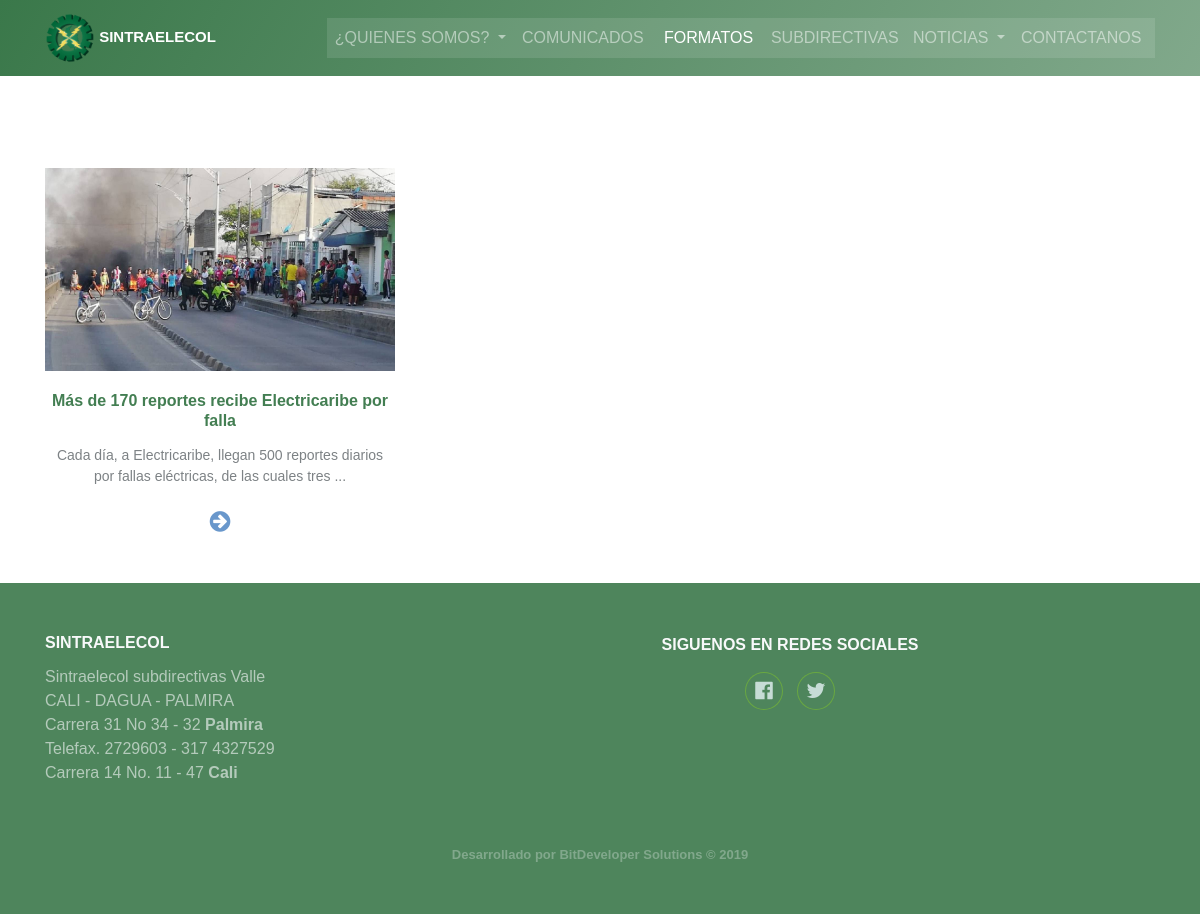
Page /noticias/secciones/6 on the committed database.
### noticias/models.py (models this page shows, shortened)
class Noticia(models.Model):
    imagen = models.ImageField(
        ("Imagen Noticia"),
        upload_to='noticias'
    )
    titulo = models.CharField(
        ("Ingrese Titulo Noticia"),
        max_length=50
    )
    cuerpo = RichTextField(("Cuerpo Noticia"))
    seccion = models.ForeignKey('SeccionNoticia',
                                verbose_name=("Seccion Noticia"),
                                on_delete=models.CASCADE
                                )
    creado = models.DateTimeField(auto_now_add=True)
    modificado = models.DateTimeField(auto_now=True)
    class Meta:
        verbose_name = ("Noticia")
        verbose_name_plural = ("Noticia")
        ordering = ['-creado']

### noticias/views.py (the view)
# urls.py: path('noticias/secciones/<int:id_seccion>', noticiasList, name='listado'),
def noticiasList(request, id_seccion):
    noticias= Noticia.objects.filter(seccion__pk=id_seccion)
    secciones = SeccionNoticia.objects.all()
    template = "noticias/listado.html"
    return render(request, template, {'noticias': noticias,'secciones': secciones})

### templates/noticias/listado.html
{% extends  'base/base.html' %}
{% block  content %}
{% load static %}
<div class="article-list">
    <div class="container">
        <div class="intro">
            <h2 class="text-center">NOTICIAS</h2>
        </div>
        <div class="row articles">
            {% for n  in noticias %}
            <div class="col-sm-6 col-md-4 item"><a href="{% url 'noticias:detalle' n.id %}"><img class="img-fluid" src="{{n.imagen.url}}"></a>
                <h3 class="name">{{n.titulo}}</h3>
                <p class="description">{{n.cuerpo|truncatechars_html:100}}<a href="{% url 'noticias:detalle' n.id %}" title="Ir a la Noticia" class="action"><i
                        class="fa fa-arrow-circle-right"></i></a>
            </div>
            {% endfor %}
        </div>
    </div>
</div>
{% endblock %}

### static/css/Article-List.css (style rules this page uses)
.article-list { color:#437e52; background-color:#fff; }
.article-list p { color:#7d8285; }
.article-list h2 { font-weight:bold; margin-bottom:40px; padding-top:40px; color:inherit; }
.article-list .intro { font-size:16px; max-width:500px; margin:0 auto; }
.article-list .articles { padding-bottom:40px; }
.article-list .item { padding-top:50px; min-height:425px; text-align:center; }
.article-list .item .name { font-weight:bold; font-size:16px; margin-top:20px; color:inherit; }
.article-list .item .description { font-size:14px; margin-top:15px; margin-bottom:0; }
.article-list .item .action { font-size:24px; width:24px; margin:22px auto 0; line-height:1; display:block; color:#4f86c3; opacity:0.85; transition:opacity 0.2s; text-decoration:none; }

### static/css/Customizable-Carousel-swipe-enabled.css (style rules this page uses)
* { font-family:'Raleway', sans-serif; }

### static/css/untitled-1.css (style rules this page uses)
body { margin:0; font-family:Lato,sans-serif; font-size:1rem; font-weight:400; line-height:1.5; color:#468055; text-align:left; background-color:#fff; }

### rows in the picture
Noticia: imagen (picture), titulo "Más de 170 reportes recibe Electricaribe por falla", cuerpo "Cada día, a Electricaribe, llegan 500 reportes diarios por fallas eléctricas, de las cuales tres ..."
